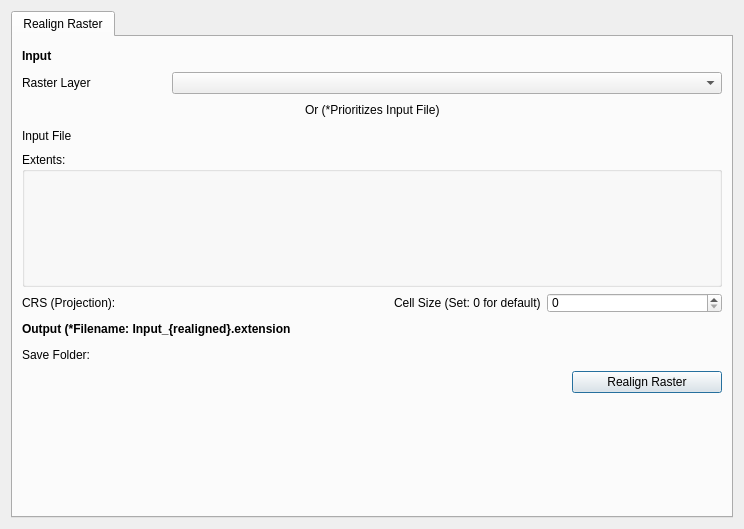
<?xml version="1.0" encoding="UTF-8"?>
<ui version="4.0">
 <class>PalmPreprocessorDialogBase</class>
 <widget class="QDialog" name="PalmPreprocessorDialogBase">
  <property name="geometry">
   <rect>
    <x>0</x>
    <y>0</y>
    <width>744</width>
    <height>529</height>
   </rect>
  </property>
  <property name="windowTitle">
   <string>Palm Preprocessor</string>
  </property>
  <layout class="QGridLayout" name="gridLayout_4">
   <item row="0" column="0">
    <widget class="QTabWidget" name="tabs">
     <property name="enabled">
      <bool>true</bool>
     </property>
     <property name="tabPosition">
      <enum>QTabWidget::North</enum>
     </property>
     <property name="currentIndex">
      <number>0</number>
     </property>
     <property name="iconSize">
      <size>
       <width>16</width>
       <height>16</height>
      </size>
     </property>
     <property name="documentMode">
      <bool>false</bool>
     </property>
     <property name="tabsClosable">
      <bool>false</bool>
     </property>
     <property name="movable">
      <bool>false</bool>
     </property>
     <property name="tabBarAutoHide">
      <bool>false</bool>
     </property>
     <widget class="QWidget" name="MoreRaster">
      <attribute name="title">
       <string>Realign Raster</string>
      </attribute>
      <layout class="QGridLayout" name="gridLayout">
       <item row="4" column="0" colspan="3">
        <layout class="QGridLayout" name="gridLayout_12">
         <item row="0" column="0">
          <widget class="QgsExtentGroupBox" name="qRR_ExtentGroupBox">
           <property name="sizePolicy">
            <sizepolicy hsizetype="Fixed" vsizetype="Fixed">
             <horstretch>0</horstretch>
             <verstretch>0</verstretch>
            </sizepolicy>
           </property>
           <property name="minimumSize">
            <size>
             <width>700</width>
             <height>135</height>
            </size>
           </property>
           <property name="title">
            <string>Extents:</string>
           </property>
           <property name="saveCollapsedState">
            <bool>false</bool>
           </property>
          </widget>
         </item>
        </layout>
       </item>
       <item row="7" column="0" colspan="3">
        <layout class="QHBoxLayout" name="horizontalLayout_17">
         <item>
          <widget class="QLabel" name="lbRR_SaveFolderLocation">
           <property name="minimumSize">
            <size>
             <width>100</width>
             <height>0</height>
            </size>
           </property>
           <property name="text">
            <string>Save Folder:</string>
           </property>
          </widget>
         </item>
         <item>
          <spacer name="horizontalSpacer_32">
           <property name="orientation">
            <enum>Qt::Horizontal</enum>
           </property>
           <property name="sizeHint" stdset="0">
            <size>
             <width>40</width>
             <height>20</height>
            </size>
           </property>
          </spacer>
         </item>
         <item>
          <widget class="QgsFileWidget" name="qRR_SaveFolderLocation">
           <property name="sizePolicy">
            <sizepolicy hsizetype="Minimum" vsizetype="Preferred">
             <horstretch>0</horstretch>
             <verstretch>0</verstretch>
            </sizepolicy>
           </property>
           <property name="minimumSize">
            <size>
             <width>550</width>
             <height>0</height>
            </size>
           </property>
           <property name="storageMode">
            <enum>QgsFileWidget::GetDirectory</enum>
           </property>
          </widget>
         </item>
        </layout>
       </item>
       <item row="3" column="0" colspan="3">
        <layout class="QHBoxLayout" name="horizontalLayout_12">
         <item>
          <widget class="QLabel" name="lbRR_InputRasterFile">
           <property name="sizePolicy">
            <sizepolicy hsizetype="Fixed" vsizetype="Preferred">
             <horstretch>0</horstretch>
             <verstretch>0</verstretch>
            </sizepolicy>
           </property>
           <property name="minimumSize">
            <size>
             <width>100</width>
             <height>0</height>
            </size>
           </property>
           <property name="text">
            <string>Input File</string>
           </property>
          </widget>
         </item>
         <item>
          <spacer name="horizontalSpacer_26">
           <property name="orientation">
            <enum>Qt::Horizontal</enum>
           </property>
           <property name="sizeHint" stdset="0">
            <size>
             <width>40</width>
             <height>20</height>
            </size>
           </property>
          </spacer>
         </item>
         <item>
          <widget class="QgsFileWidget" name="qRR_InputRasterFile">
           <property name="sizePolicy">
            <sizepolicy hsizetype="MinimumExpanding" vsizetype="Preferred">
             <horstretch>0</horstretch>
             <verstretch>0</verstretch>
            </sizepolicy>
           </property>
           <property name="minimumSize">
            <size>
             <width>550</width>
             <height>0</height>
            </size>
           </property>
           <property name="fullUrl">
            <bool>false</bool>
           </property>
          </widget>
         </item>
        </layout>
       </item>
       <item row="2" column="0" colspan="3">
        <layout class="QHBoxLayout" name="horizontalLayout_46">
         <item>
          <spacer name="horizontalSpacer_44">
           <property name="orientation">
            <enum>Qt::Horizontal</enum>
           </property>
           <property name="sizeHint" stdset="0">
            <size>
             <width>40</width>
             <height>20</height>
            </size>
           </property>
          </spacer>
         </item>
         <item>
          <widget class="QLabel" name="lbRR_Or">
           <property name="sizePolicy">
            <sizepolicy hsizetype="Fixed" vsizetype="Preferred">
             <horstretch>0</horstretch>
             <verstretch>0</verstretch>
            </sizepolicy>
           </property>
           <property name="text">
            <string>Or (*Prioritizes Input File)</string>
           </property>
          </widget>
         </item>
         <item>
          <spacer name="horizontalSpacer_43">
           <property name="orientation">
            <enum>Qt::Horizontal</enum>
           </property>
           <property name="sizeHint" stdset="0">
            <size>
             <width>40</width>
             <height>20</height>
            </size>
           </property>
          </spacer>
         </item>
        </layout>
       </item>
       <item row="8" column="2">
        <widget class="QPushButton" name="pbRR_RealignRaster">
         <property name="sizePolicy">
          <sizepolicy hsizetype="Fixed" vsizetype="Fixed">
           <horstretch>0</horstretch>
           <verstretch>0</verstretch>
          </sizepolicy>
         </property>
         <property name="minimumSize">
          <size>
           <width>150</width>
           <height>0</height>
          </size>
         </property>
         <property name="text">
          <string>Realign Raster</string>
         </property>
        </widget>
       </item>
       <item row="9" column="2">
        <spacer name="verticalSpacer">
         <property name="orientation">
          <enum>Qt::Vertical</enum>
         </property>
         <property name="sizeHint" stdset="0">
          <size>
           <width>17</width>
           <height>245</height>
          </size>
         </property>
        </spacer>
       </item>
       <item row="1" column="0" colspan="3">
        <layout class="QHBoxLayout" name="horizontalLayout_14">
         <item>
          <widget class="QLabel" name="lbRR_RasterLayer">
           <property name="sizePolicy">
            <sizepolicy hsizetype="Fixed" vsizetype="Preferred">
             <horstretch>0</horstretch>
             <verstretch>0</verstretch>
            </sizepolicy>
           </property>
           <property name="minimumSize">
            <size>
             <width>100</width>
             <height>0</height>
            </size>
           </property>
           <property name="text">
            <string>Raster Layer</string>
           </property>
          </widget>
         </item>
         <item>
          <spacer name="horizontalSpacer_27">
           <property name="orientation">
            <enum>Qt::Horizontal</enum>
           </property>
           <property name="sizeHint" stdset="0">
            <size>
             <width>40</width>
             <height>20</height>
            </size>
           </property>
          </spacer>
         </item>
         <item>
          <widget class="QgsMapLayerComboBox" name="cbRR_RasterLayer">
           <property name="sizePolicy">
            <sizepolicy hsizetype="MinimumExpanding" vsizetype="Fixed">
             <horstretch>0</horstretch>
             <verstretch>0</verstretch>
            </sizepolicy>
           </property>
           <property name="minimumSize">
            <size>
             <width>550</width>
             <height>0</height>
            </size>
           </property>
          </widget>
         </item>
        </layout>
       </item>
       <item row="0" column="0" colspan="3">
        <layout class="QHBoxLayout" name="horizontalLayout_23">
         <item>
          <widget class="QLabel" name="lbRR_Input_2">
           <property name="sizePolicy">
            <sizepolicy hsizetype="Fixed" vsizetype="Preferred">
             <horstretch>0</horstretch>
             <verstretch>0</verstretch>
            </sizepolicy>
           </property>
           <property name="minimumSize">
            <size>
             <width>100</width>
             <height>0</height>
            </size>
           </property>
           <property name="font">
            <font>
             <weight>75</weight>
             <bold>true</bold>
            </font>
           </property>
           <property name="text">
            <string>Input</string>
           </property>
          </widget>
         </item>
         <item>
          <spacer name="horizontalSpacer_24">
           <property name="orientation">
            <enum>Qt::Horizontal</enum>
           </property>
           <property name="sizeHint" stdset="0">
            <size>
             <width>40</width>
             <height>20</height>
            </size>
           </property>
          </spacer>
         </item>
        </layout>
       </item>
       <item row="8" column="1">
        <spacer name="horizontalSpacer_2">
         <property name="orientation">
          <enum>Qt::Horizontal</enum>
         </property>
         <property name="sizeHint" stdset="0">
          <size>
           <width>422</width>
           <height>20</height>
          </size>
         </property>
        </spacer>
       </item>
       <item row="6" column="0" colspan="3">
        <layout class="QHBoxLayout" name="horizontalLayout_55">
         <item>
          <widget class="QLabel" name="lbRR_Output">
           <property name="sizePolicy">
            <sizepolicy hsizetype="Fixed" vsizetype="Preferred">
             <horstretch>0</horstretch>
             <verstretch>0</verstretch>
            </sizepolicy>
           </property>
           <property name="minimumSize">
            <size>
             <width>100</width>
             <height>0</height>
            </size>
           </property>
           <property name="font">
            <font>
             <weight>75</weight>
             <bold>true</bold>
            </font>
           </property>
           <property name="text">
            <string>Output (*Filename: Input_{realigned}.extension</string>
           </property>
          </widget>
         </item>
         <item>
          <spacer name="horizontalSpacer_48">
           <property name="orientation">
            <enum>Qt::Horizontal</enum>
           </property>
           <property name="sizeHint" stdset="0">
            <size>
             <width>40</width>
             <height>20</height>
            </size>
           </property>
          </spacer>
         </item>
        </layout>
       </item>
       <item row="5" column="0" colspan="3">
        <layout class="QHBoxLayout" name="horizontalLayout_15">
         <property name="sizeConstraint">
          <enum>QLayout::SetDefaultConstraint</enum>
         </property>
         <item>
          <widget class="QLabel" name="lbRR_Crs">
           <property name="sizePolicy">
            <sizepolicy hsizetype="Fixed" vsizetype="Preferred">
             <horstretch>0</horstretch>
             <verstretch>0</verstretch>
            </sizepolicy>
           </property>
           <property name="minimumSize">
            <size>
             <width>100</width>
             <height>0</height>
            </size>
           </property>
           <property name="text">
            <string>CRS (Projection):</string>
           </property>
          </widget>
         </item>
         <item>
          <spacer name="horizontalSpacer_28">
           <property name="orientation">
            <enum>Qt::Horizontal</enum>
           </property>
           <property name="sizeHint" stdset="0">
            <size>
             <width>40</width>
             <height>20</height>
            </size>
           </property>
          </spacer>
         </item>
         <item>
          <widget class="QgsProjectionSelectionWidget" name="qRR_Projection">
           <property name="enabled">
            <bool>true</bool>
           </property>
           <property name="sizePolicy">
            <sizepolicy hsizetype="MinimumExpanding" vsizetype="Minimum">
             <horstretch>0</horstretch>
             <verstretch>0</verstretch>
            </sizepolicy>
           </property>
           <property name="minimumSize">
            <size>
             <width>175</width>
             <height>0</height>
            </size>
           </property>
           <property name="layoutDirection">
            <enum>Qt::LeftToRight</enum>
           </property>
          </widget>
         </item>
         <item>
          <spacer name="horizontalSpacer">
           <property name="orientation">
            <enum>Qt::Horizontal</enum>
           </property>
           <property name="sizeHint" stdset="0">
            <size>
             <width>40</width>
             <height>20</height>
            </size>
           </property>
          </spacer>
         </item>
         <item>
          <widget class="QLabel" name="label">
           <property name="text">
            <string>Cell Size (Set: 0 for default)</string>
           </property>
          </widget>
         </item>
         <item>
          <widget class="QgsSpinBox" name="sbRR_CellSize">
           <property name="sizePolicy">
            <sizepolicy hsizetype="MinimumExpanding" vsizetype="Minimum">
             <horstretch>0</horstretch>
             <verstretch>0</verstretch>
            </sizepolicy>
           </property>
           <property name="minimumSize">
            <size>
             <width>175</width>
             <height>20</height>
            </size>
           </property>
           <property name="maximum">
            <number>99999</number>
           </property>
          </widget>
         </item>
        </layout>
       </item>
      </layout>
     </widget>
    </widget>
   </item>
  </layout>
 </widget>
 <customwidgets>
  <customwidget>
   <class>QgsCollapsibleGroupBox</class>
   <extends>QGroupBox</extends>
   <header>qgscollapsiblegroupbox.h</header>
   <container>1</container>
  </customwidget>
  <customwidget>
   <class>QgsExtentGroupBox</class>
   <extends>QgsCollapsibleGroupBox</extends>
   <header>qgsextentgroupbox.h</header>
   <container>1</container>
  </customwidget>
  <customwidget>
   <class>QgsFileWidget</class>
   <extends>QWidget</extends>
   <header>qgsfilewidget.h</header>
  </customwidget>
  <customwidget>
   <class>QgsMapLayerComboBox</class>
   <extends>QComboBox</extends>
   <header>qgsmaplayercombobox.h</header>
  </customwidget>
  <customwidget>
   <class>QgsProjectionSelectionWidget</class>
   <extends>QWidget</extends>
   <header>qgsprojectionselectionwidget.h</header>
  </customwidget>
  <customwidget>
   <class>QgsSpinBox</class>
   <extends>QSpinBox</extends>
   <header>qgsspinbox.h</header>
  </customwidget>
 </customwidgets>
 <tabstops>
  <tabstop>cbRR_RasterLayer</tabstop>
  <tabstop>qRR_Projection</tabstop>
  <tabstop>pbRR_RealignRaster</tabstop>
 </tabstops>
 <resources/>
 <connections/>
</ui>
